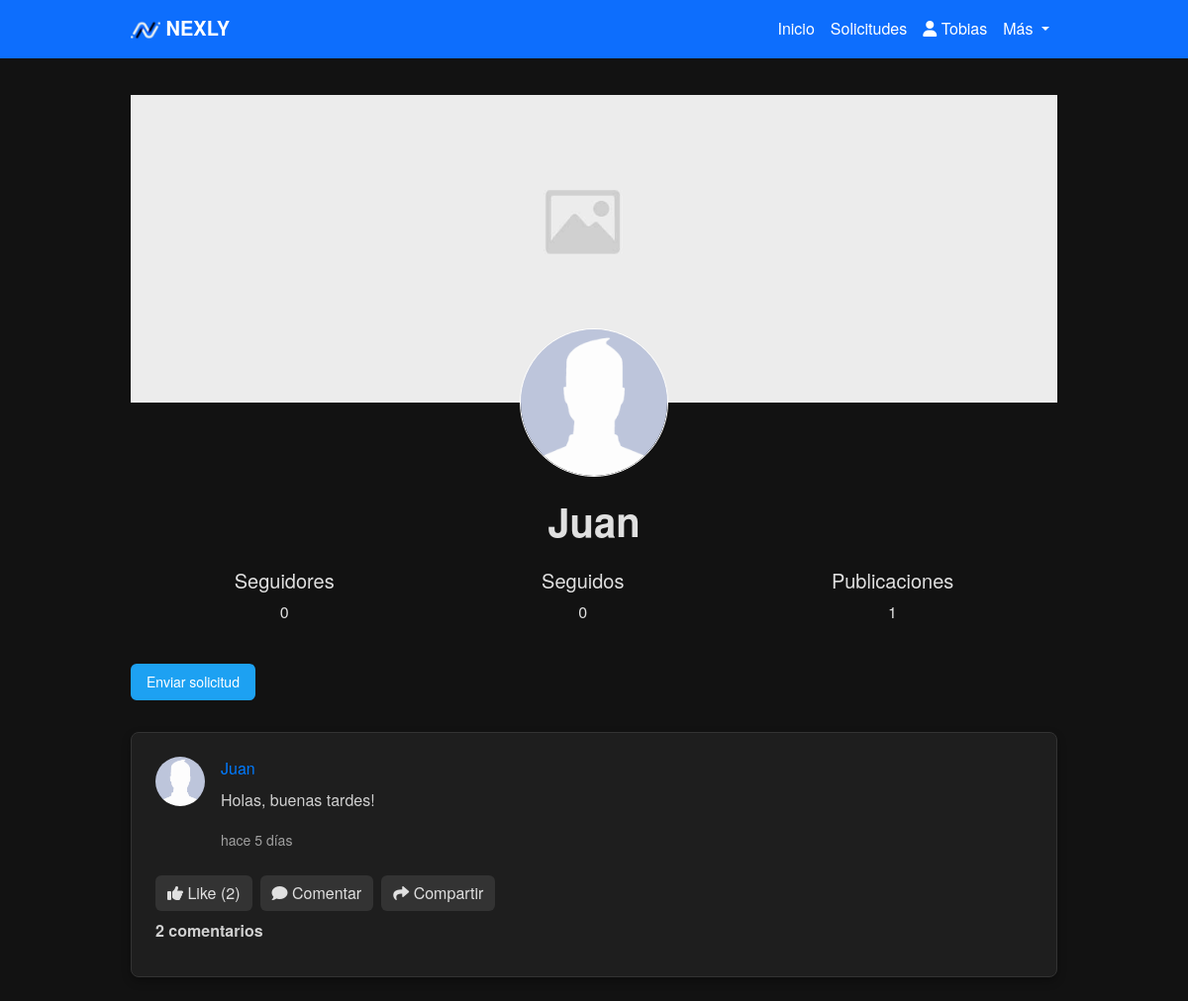
/profile/Juan/ (signed in), run on the app's committed database.
### Nexly/models.py (models this page shows, shortened)
class User(AbstractBaseUser):
    iduser = models.AutoField(primary_key=True)
    nombre = models.CharField(max_length=255)
    correo = models.EmailField(unique=True)
    is_active = models.BooleanField(default=True)
    is_admin = models.BooleanField(default=False)
    profile_picture = models.ImageField(upload_to='profile_pictures/', null=True, blank=True)  # Campo para la imagen de perfil
    banner_picture = models.ImageField(upload_to='banner_pictures/', null=True, blank=True)  # Campo para la imagen de banner
    objects = UserManager()
    USERNAME_FIELD = 'correo'
    REQUIRED_FIELDS = ['nombre']

class Post(models.Model):
    user = models.ForeignKey(settings.AUTH_USER_MODEL, on_delete=models.CASCADE)
    content = models.TextField()
    created_at = models.DateTimeField(auto_now_add=True)
    original_post = models.ForeignKey('self', null=True, blank=True, on_delete=models.SET_NULL, related_name='reposts')

### Nexly/views.py (the view)
# urls.py: path('profile/<str:nombre>/', views.profile_view, name='profile'),
@login_required
def profile_view(request, nombre):
    user = get_object_or_404(User, nombre=nombre)
    posts = Post.objects.filter(user=user).order_by('-created_at')
    accepted_follow_requests_count = FollowRequest.objects.filter(
        to_user=user, is_accepted=True).count()
    followed_count = FollowRequest.objects.filter(
        from_user=request.user, is_accepted=True).count()
    posts_count = posts.count()
    is_following = FollowRequest.objects.filter(
        from_user=request.user, to_user=user, is_accepted=True).exists()
    if request.method == 'POST':
        if 'post_content' in request.POST:
            form = PostForm(request.POST)
            if form.is_valid():
                post = form.save(commit=False)
                post.user = request.user
                post.save()
                return redirect('profile', nombre=nombre)
        elif 'comment_content' in request.POST:
            post_id = request.POST.get('post_id')
            post = get_object_or_404(Post, id=post_id)
            form = CommentForm(request.POST)
            if form.is_valid():
                comment = form.save(commit=False)
                comment.user = request.user
                comment.post = post
                comment.save()
                return redirect('profile', nombre=nombre)
        elif 'unfollow' in request.POST:
            FollowRequest.objects.filter(
                from_user=request.user, to_user=user, is_accepted=True).delete()
            return redirect('profile', nombre=nombre)
        elif 'update_banner' in request.POST:
            banner_form = BannerUploadForm(request.POST, request.FILES, instance=request.user)
            if banner_form.is_valid():
                banner_form.save()
                return redirect('profile', nombre=nombre)
        elif 'update_profile_picture' in request.POST:
            profile_form = ProfilePictureUploadForm(request.POST, request.FILES, instance=request.user)
            if profile_form.is_valid():
                profile_form.save()
                return redirect('profile', nombre=nombre)
    else:
        form = PostForm()
        comment_form = CommentForm()
        banner_form = BannerUploadForm(instance=request.user)
        profile_form = ProfilePictureUploadForm(instance=request.user)
    profile_picture_url = user.profile_picture.url if user.profile_picture else None
    banner_picture_url = user.banner_picture.url if user.banner_picture else None
    default_banner_url = static('images/default-banner.jpg')
    context = {
        'nombre': user.nombre,
        'iduserP': user.iduser,
        'posts': posts,
        'form': form,
        'comment_form': comment_form,
        'banner_form': banner_form,
        'profile_form': profile_form,
        'accepted_follow_requests_count': accepted_follow_requests_count,
        'followed_count': followed_count,
        'posts_count': posts_count,
        'is_following': is_following,
        'profile_pictureP': profile_picture_url,
        'banner_pictureP': banner_picture_url,
        'default_banner_url': default_banner_url,
    }
    return render(request, 'profile.html', context)

### Nexly/models.py (called while the page is built)
    def time_since_commented(self):
        now = datetime.now(timezone.utc)
        diff = now - self.created_at
        if diff < timedelta(minutes=1):
            return "hace un momento"
        elif diff < timedelta(hours=1):
            minutes = diff.seconds // 60
            return f"hace {minutes} minutos"
        elif diff < timedelta(days=1):
            hours = diff.seconds // 3600
            return f"hace {hours} horas"
        elif diff < timedelta(days=2):
            return "hace 1 día"
        else:
            days = diff.days
            return f"hace {days} días"

### templates/profile.html (shortened to what this page needs)
{% extends 'layoutUser.html' %}
{% load static %}
{% block content %}
<div class="nexly-container">
    <div class="position-relative mb-4">
        <div class="banner-container position-relative">
            <img src="{{ banner_pictureP|default:default_banner_url }}" class="img-fluid" alt="Banner de portada"
                style="width: 100%; height: auto;">
        </div>
        <div class="profile-picture-container position-absolute top-100 start-50 translate-middle">
            <div class="profile-picture-container position-relative d-inline-block">
                {% if profile_pictureP %}
                <img src="{{ profile_pictureP }}" class="rounded-circle border border-white" alt="Imagen de perfil"
                    style="width: 150px; height: 150px; object-fit: cover;">
                {% else %}
                <img src="{% static 'images/imagenDefecto.png' %}" class="rounded-circle border border-white"
                    alt="Imagen por defecto" style="width: 150px; height: 150px; object-fit: cover;">
                {% endif %}
            </div>
        </div>
    </div>
    <br>
    <div class="mt-5">
        <h1>{{ nombre }}</h1>
    </div>
    <div class="d-flex justify-content-around my-4">
        <div class="count-box text-center">
            <h5>Seguidores</h5>
            <p class="display-7">{{ accepted_follow_requests_count }}</p>
        </div>
        <div class="count-box text-center">
            <h5>Seguidos</h5>
            <p class="display-7">{{ followed_count }}</p>
        </div>
        <div class="count-box text-center">
            <h5>Publicaciones</h5>
            <p class="display-7">{{ posts_count }}</p>
        </div>
    </div>
    {% if request.user.iduser != iduserP %}
    {% if is_following %}
    <form action="" method="POST">
        {% csrf_token %}
        <button type="submit" name="unfollow" class="btn btn-secondary">Dejar de seguir</button>
    </form>
    {% else %}
    <form action="{% url 'send_follow_request' iduserP %}" method="POST">
        <button type="submit" class="btn btn-primary">Enviar solicitud</button>
    </form>
    {% endif %}
    {% endif %}
    <div class="posts-container">
        {% for post in posts %}
        <div class="post position-relative mb-4">
            <div class="d-flex align-items-start mb-2">
                <img src="{% if post.user.profile_picture %}{{ post.user.profile_picture.url }}{% else %}{% static 'images/imagenDefecto.png' %}{% endif %}"
                    class="rounded-circle" alt="Profile Picture" width="50" height="50" style="object-fit: cover;">
                <div class="ms-3">
                    {% if post.original_post %}
                    <p><strong><a href="{% url 'profile' post.user.nombre %}">{{ post.user.nombre }}</a></strong>
                        compartió una publicación de <strong><a
                                href="{% url 'profile' post.original_post.user.nombre %}">{{
                                post.original_post.user.nombre }}</a></strong>:</p>
                    <p>{{ post.original_post.content }}</p>
                    {% else %}
                    <a href="{% url 'profile' post.user.nombre %}">{{ post.user.nombre }}</a>
                    <p id="post-content-{{ post.id }}">{{ post.content }}</p>
                    {% endif %}
                    <p><small class="post-time" data-timestamp="{{ post.created_at|date:'c' }}"></small></p>
                </div>
            </div>
            <div class="d-flex gap-2 mb-2">
                <a href="{% url 'like_post' post.id %}" class="btn btn-light">
                    {% if user in post.like_set.all %}
                    <i class="fas fa-thumbs-up"></i>
                    Like ({{ post.like_set.count }})
                    {% else %}
                    <i class="fas fa-thumbs-up"></i>
                    Like ({{ post.like_set.count }})
                    {% endif %}
                </a>
                <button class="btn btn-light" onclick="toggleCommentForm({{ post.id }})">
                    <i class="fas fa-comment"></i> Comentar
                </button>
                <a href="{% url 'share_post' post.id %}" class="btn btn-light">
                    <i class="fas fa-share"></i>
                    Compartir
                </a>
            </div>
            <p class="comment-count" data-post-id="{{ post.id }}" data-count="{{ post.comments.count }}"
                onclick="toggleComments({{ post.id }})">
                {% if post.comments.count == 0 %}
                {% elif post.comments.count == 1 %}
                1 comentario
                {% else %}
                {{ post.comments.count }} comentarios
                {% endif %}
            </p>
        </div>
        {% endfor %}
    </div>
</div>
{% endblock %}

### templates/layoutUser.html (shortened to what this page needs)
{% load static %}
<!DOCTYPE html>
<html lang="es">
<head>
    <link href="https://cdn.jsdelivr.net/npm/bootstrap@5.3.0-alpha1/dist/css/bootstrap.min.css" rel="stylesheet">
    <link rel="stylesheet" href="{% static 'css/styles.css' %}">
    <link rel="stylesheet" href="https://cdnjs.cloudflare.com/ajax/libs/font-awesome/6.0.0-beta3/css/all.min.css">
    <link href="https://cdn.jsdelivr.net/npm/bootstrap-icons/font/bootstrap-icons.css" rel="stylesheet">
</head>
<body>
    <nav class="navbar navbar-expand-lg navbar-dark bg-primary fixed-top">
        <div class="container">
            <a class="navbar-brand" href="#">
                <img src="{% static 'images/LogoNexly.ico' %}" alt="Logo Nexly" style="height: 30px;">
                <strong>NEXLY</strong>
            </a>
            <div class="collapse navbar-collapse" id="navbarNav">
                <ul class="navbar-nav ms-auto">
                    <li class="nav-item">
                        <a class="nav-link {% if request.path == '/' %}active{% endif %}" aria-current="page" href="{% url 'nexly' %}">
                        Inicio
                        </a>
                    </li>
                    <li class="nav-item">
                        <a class="nav-link" href="{% url 'follow_requests' %}">
                        Solicitudes
                        </a>
                    </li>
                    <li class="nav-item">
                        <a class="nav-link" href="{% url 'profile' user.nombre %}">
                            <i class="fas fa-user"></i> {{ user.nombre }}
                        </a>
                    </li>
                    <li class="nav-item dropdown">
                        <a class="nav-link dropdown-toggle" href="#" id="navbarDropdown" role="button" data-bs-toggle="dropdown" aria-expanded="false">
                            Más
                        </a>
                    </li>
                </ul>
            </div>
        </div>
    </nav>
    <div class="container mt-5 pt-5">
        {% block content %}{% endblock %}
    </div>
</body>
</html>

### static/css/styles.css (style rules this page uses)
body { background-color: #121212; color: #E0E0E0; font-family: 'Helvetica Neue', Helvetica, Arial, sans-serif; margin: 0; }
.navbar { background-color: #1E1E1E; }
.navbar-dark .navbar-nav .nav-link { color: #FFFFFF; }
.navbar-dark .navbar-brand { color: #FFFFFF; }
.container { max-width: 960px; }
h1, h2 { text-align: center; font-weight: bold; color: #E0E0E0; }
.btn-primary { background-color: #1DA1F2; border: none; }
.posts-container { margin-top: 2rem; }
.post { background-color: #1E1E1E; padding: 1.5rem; margin-bottom: 1.5rem; border-radius: 8px; box-shadow: 0px 4px 10px rgba(0, 0, 0, 0.3); border: 1px solid #333; }
.post p { color: #D0D0D0; margin-top: 0.5rem; }
.post p small { color: #A0A0A0; }
.btn-light { background-color: #333; color: #E0E0E0; border: none; }
.btn-primary { background-color: #1DA1F2; border: none; color: white; padding: 0.5rem 1rem; font-size: 0.875rem; border-radius: 6px; cursor: pointer; transition: background-color 0.3s ease; }
.comment-count { font-weight: bold; margin-bottom: 10px; color: #007bff; cursor: pointer; }
a { color: #007bff; text-decoration: none; }
.banner-container { position: relative; }
.profile-picture-container { position: relative; display: inline-block; }

### data on the page
User: nombre "Tobias"
User: nombre "Juan"
Post: user.nombre "Juan", content "Holas, buenas tardes!", like_set.count "2", comments.count "2"

### other printed values
{{ accepted_follow_requests_count }} "0"
{{ followed_count }} "0"
{{ posts_count }} "1"
